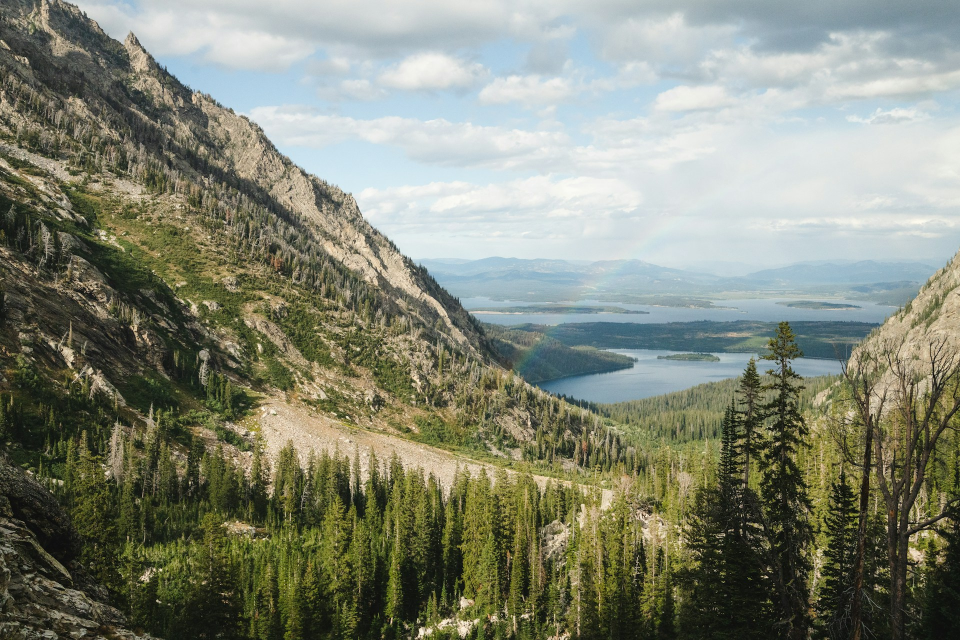
#> input picture module_11_1.jpg, 1920 x 1280 px (shown at 1/2 size)
$ python module_11_1.py
#> lines starting #> are read from the running program, lines starting #| are printed output that depends on the picture
from PIL import Image, ImageFilter

image = Image.open('module_11_1.jpg')
#> image is the input picture: PIL image 1920x1280 RGB; mean R, G, B 130, 134.4, 118.2
image.show()
image = image.crop((800,400,1200,800)).convert("L").rotate(-12).filter(ImageFilter.SHARPEN)
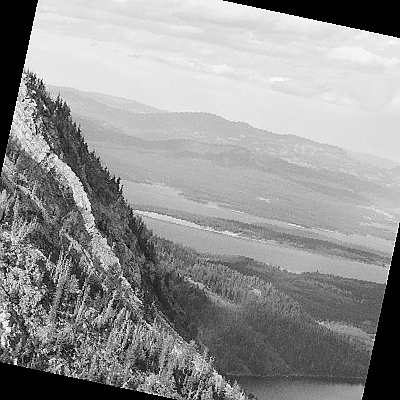
#> image: PIL image 400x400 L; min 0, max 255, mean 147.1
image.show()
